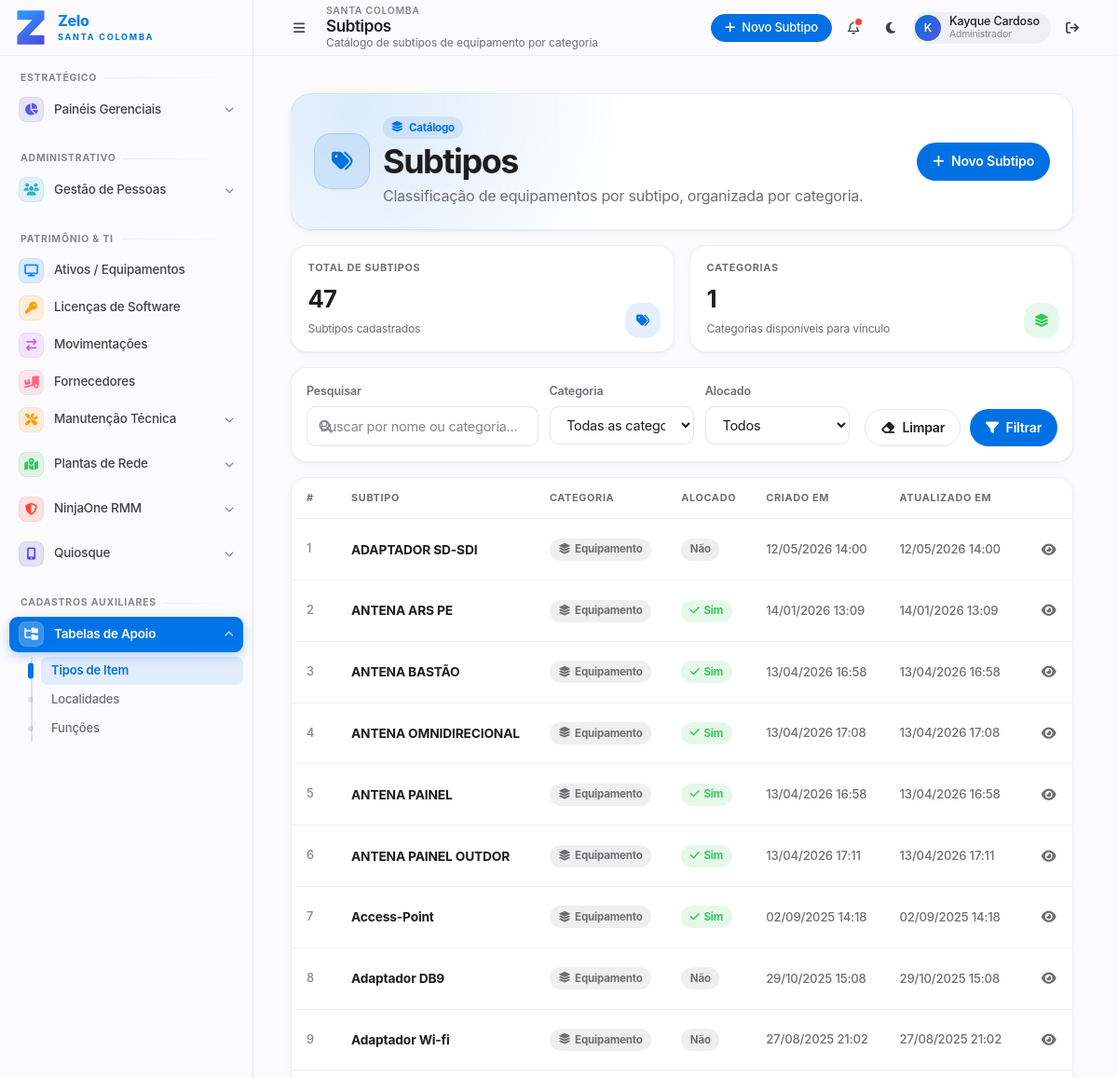
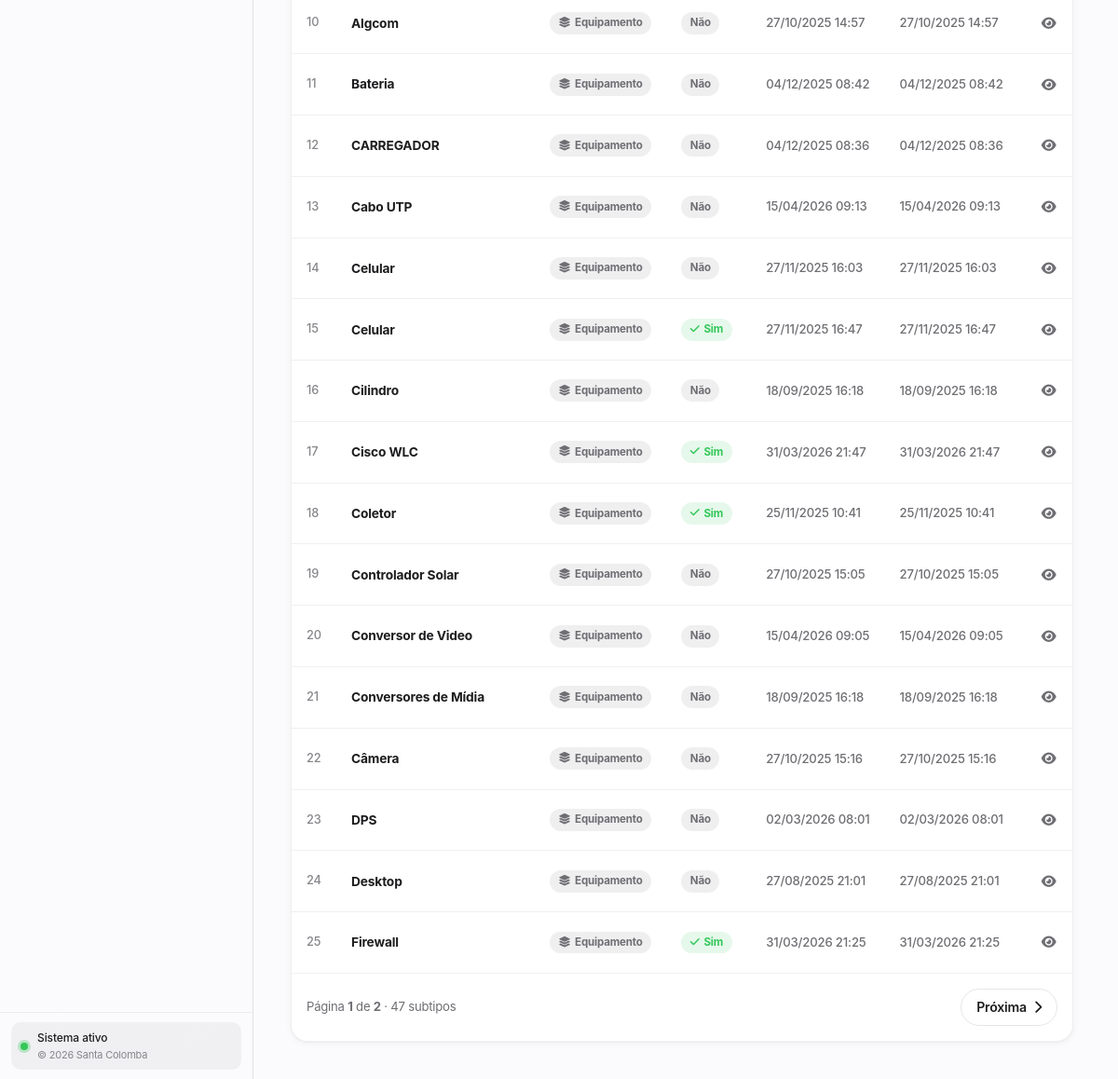
Page /subtipos/ (signed in) on the earlier database version (2 pictures, top to bottom).
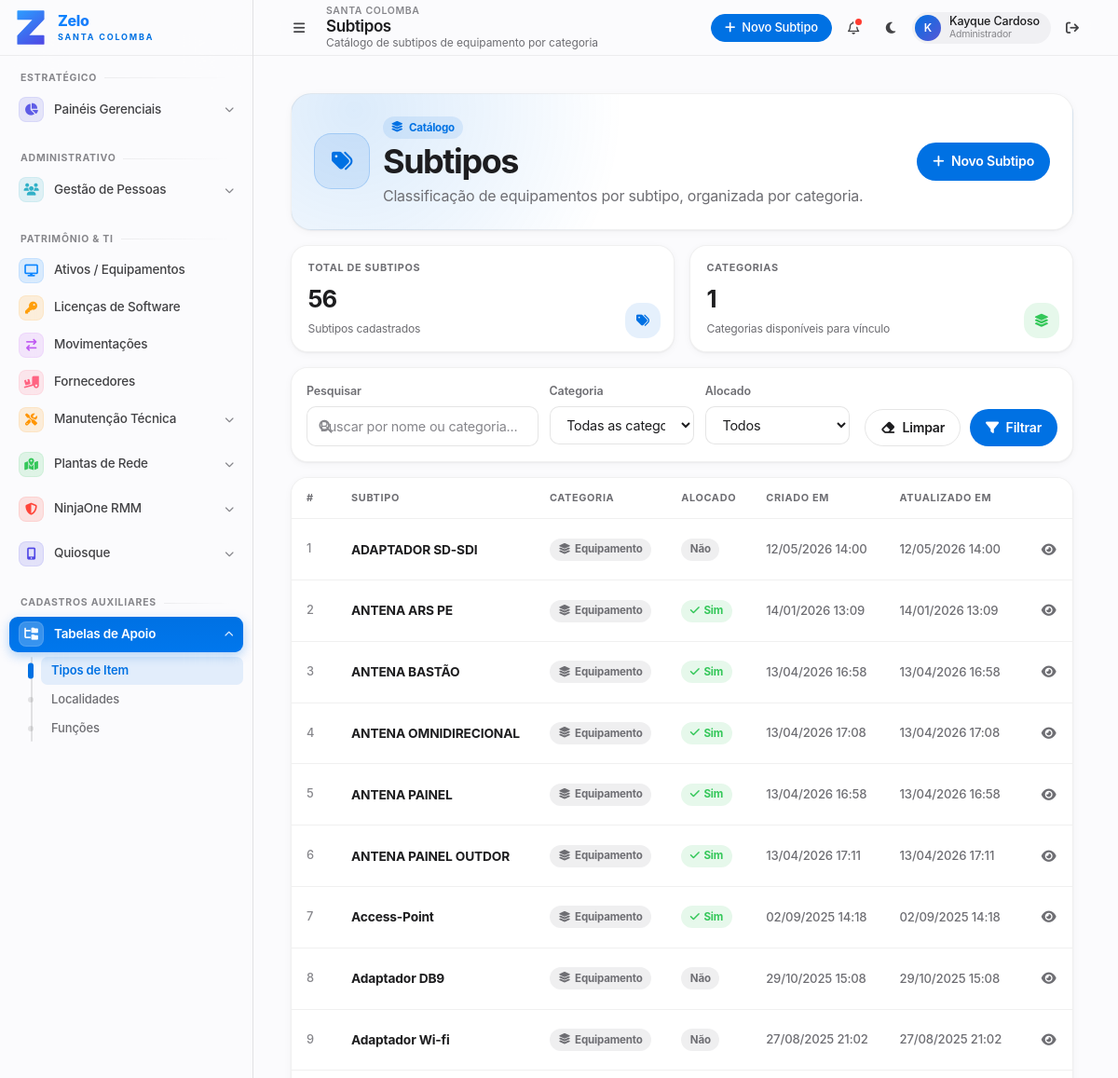
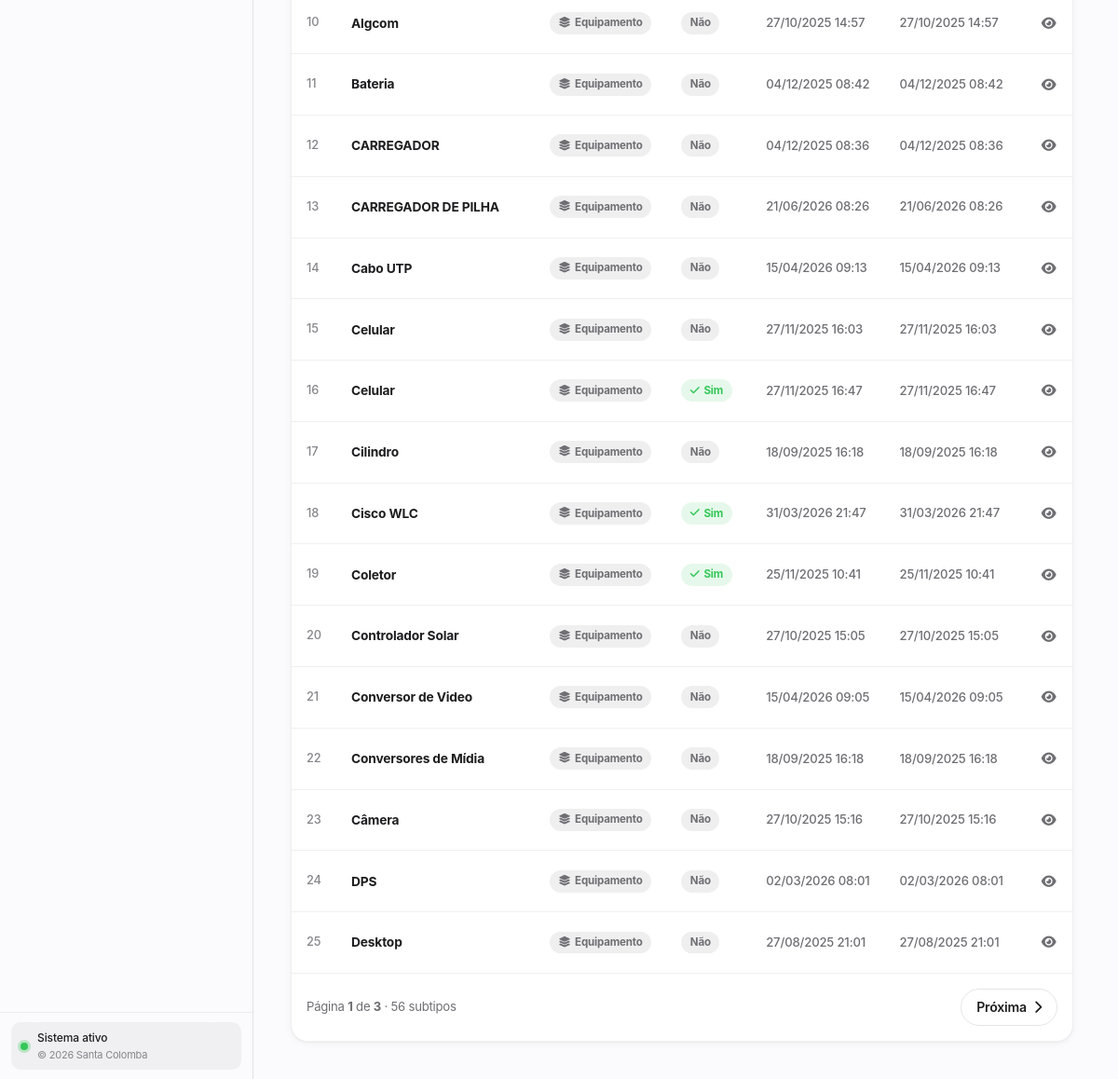
Same page on the later database version (2 pictures, top to bottom).
### ProjetoEstoque/models.py (models this page shows, shortened)
class AuditModel(models.Model):
    criado_por = models.ForeignKey(User, related_name="%(class)s_criador", on_delete=models.SET_NULL, null=True, blank=True)
    atualizado_por = models.ForeignKey(User, related_name="%(class)s_atualizador", on_delete=models.SET_NULL, null=True, blank=True)
    created_at = models.DateTimeField(auto_now_add=True)
    updated_at = models.DateTimeField(auto_now=True)
    class Meta:
        abstract = True

class Subtipo(AuditModel):
    nome = models.CharField(max_length=100)
    alocado = models.CharField(max_length=3, choices=SimNaoChoices.choices)
    categoria = models.ForeignKey(Categoria, on_delete=models.CASCADE)

class Categoria(AuditModel):
    nome = models.CharField(max_length=100)

### ProjetoEstoque/views/subtipos.py (the view)
# urls.py: path("subtipos/", views.subtipo_list, name="subtipo_list"),
@login_required
def subtipo_list(request):
    q = request.GET.get("q", "").strip()
    cat = request.GET.get("categoria", "").strip()
    alocado = request.GET.get("alocado", "").strip()
    qs = Subtipo.objects.select_related("categoria").order_by("categoria__nome", "nome")
    if q:
        qs = qs.filter(Q(nome__icontains=q) | Q(categoria__nome__icontains=q))
    if cat:
        qs = qs.filter(categoria__id=cat)
    if alocado:
        qs = qs.filter(alocado=alocado)
    total = qs.count()
    paginator = Paginator(qs, 25)
    page_obj = paginator.get_page(request.GET.get("page", 1))
    get_copy = request.GET.copy()
    if "page" in get_copy:
        del get_copy["page"]
    context = {
        "subtipos": page_obj.object_list,
        "page_obj": page_obj,
        "total": total,
        "qs_keep": get_copy.urlencode(),
        "categorias": Categoria.objects.order_by("nome"),
        "alocado_choices": (("sim", "Sim"), ("nao", "Não")),
        "q": q,
        "f_cat": cat,
        "f_alocado": alocado,
        "request": request,
    }
    return render(request, "front/subtipo/subtipo_list.html", context)

### ProjetoEstoque/templates/front/subtipo/subtipo_list.html (shortened to what the changed rows need)
{% extends 'base.html' %}
{% load static %}
{% block page_title %}Subtipos{% endblock %}
{% block content %}
<div class="sub-list-page">
  <section class="sub-hero" aria-label="Gestão de subtipos">
    <div class="sub-hero-main">
      <div>
        <h2 class="sub-title">Subtipos</h2>
      </div>
    </div>
  </section>
  <section class="sub-kpi-strip" aria-label="Indicadores de subtipos">
    <article class="sub-kpi sub-kpi-blue">
      <div class="sub-kpi-label">Total de Subtipos</div>
      <span class="sub-kpi-value">{{ total }}</span>
      <span class="sub-kpi-sub">{% if q or f_cat or f_alocado %}Resultado dos filtros aplicados{% else %}Subtipos cadastrados{% endif %}</span>
      <div class="sub-kpi-icon" aria-hidden="true"><i class="fa fa-tags"></i></div>
    </article>
  </section>
  <div class="sub-table-card">
    <div class="sub-table-wrap">
      <table class="sub-table" aria-label="Lista de subtipos">
        <thead>
          <tr>
            <th style="width:3rem;">#</th>
            <th>Subtipo</th>
            <th>Categoria</th>
            <th>Alocado</th>
            <th>Criado em</th>
            <th>Atualizado em</th>
            <th style="width:7rem; text-align:right;">Ações</th>
          </tr>
        </thead>
        <tbody>
          {% for obj in subtipos %}
          <tr>
            <td style="color:var(--sub-soft);font-size:.8rem;">{{ forloop.counter }}</td>
            <td>
              <a href="{% url 'subtipo_detail' obj.pk %}" class="sub-name-link">{{ obj.nome }}</a>
            </td>
            <td>
              {% if obj.categoria %}
                <span class="sub-badge"><i class="fa fa-layer-group" aria-hidden="true"></i> {{ obj.categoria.nome }}</span>
              {% else %}
                <span style="color:var(--sub-soft);">—</span>
              {% endif %}
            </td>
            <td>
              {% if obj.alocado == 'sim' %}
                <span class="sub-badge sub-badge-success"><i class="fa fa-check" aria-hidden="true"></i> Sim</span>
              {% else %}
                <span class="sub-badge">Não</span>
              {% endif %}
            </td>
            <td style="color:var(--sub-muted);font-size:.82rem;">{{ obj.created_at|date:"d/m/Y H:i" }}</td>
            <td style="color:var(--sub-muted);font-size:.82rem;">{{ obj.updated_at|date:"d/m/Y H:i" }}</td>
            <td style="text-align:right;">
              <a href="{% url 'subtipo_detail' obj.pk %}" class="sub-icon-btn" title="Detalhes" aria-label="Detalhes de {{ obj.nome }}">
                <i class="fa fa-eye" aria-hidden="true"></i>
              </a>
              <a href="{% url 'subtipo_update' obj.pk %}" class="sub-icon-btn" title="Editar" aria-label="Editar {{ obj.nome }}">
              </a>
            </td>
          </tr>
          {% endfor %}
        </tbody>
      </table>
    </div>
    {% if page_obj.has_other_pages %}
    <div style="display:flex;align-items:center;justify-content:space-between;padding:1rem;border-top:1px solid var(--sub-border);flex-wrap:wrap;gap:.75rem">
      <span style="color:var(--sub-muted);font-size:.82rem">Página <strong>{{ page_obj.number }}</strong> de <strong>{{ page_obj.paginator.num_pages }}</strong> · {{ total }} subtipo{{ total|pluralize:"s" }}</span>
      <div style="display:flex;gap:.5rem">
        {% if page_obj.has_next %}<a href="?{% if qs_keep %}{{ qs_keep }}&{% endif %}page={{ page_obj.next_page_number }}" class="sub-btn-secondary">Próxima <i class="fa fa-chevron-right" aria-hidden="true"></i></a>{% endif %}
      </div>
    </div>
    {% endif %}
  </div>
</div>
{% endblock %}

Differences in the rows shown:
no longer on this page (row unchanged): Subtipo: nome "Firewall", categoria.nome "Equipamento", alocado "sim" (drawn), created_at "31/03/2026 21:25", updated_at "31/03/2026 21:25"
added Subtipo: nome "CARREGADOR DE PILHA", categoria.nome "Equipamento", alocado "Não", created_at "21/06/2026 08:26", updated_at "21/06/2026 08:26"
Other differences:
{{ total }}: "47" → "56"
{{ page_obj.paginator.num_pages }}: "2" → "3"
